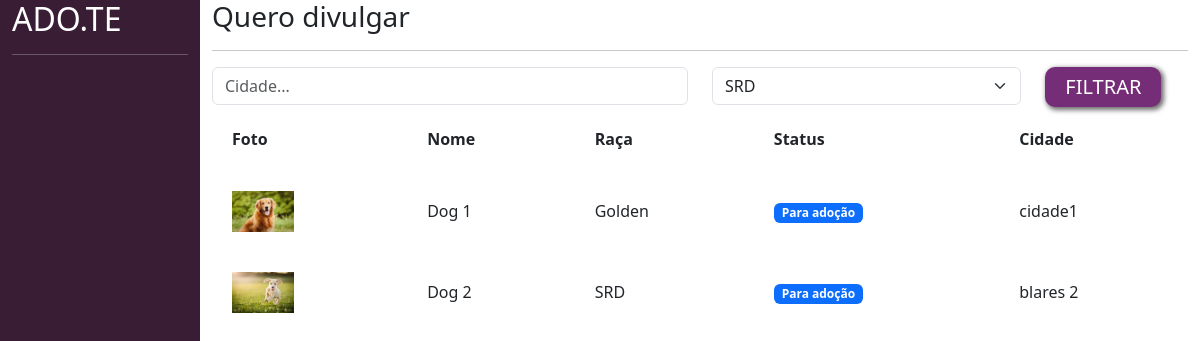
The page /adotar/ (signed in) on the database as committed earlier.
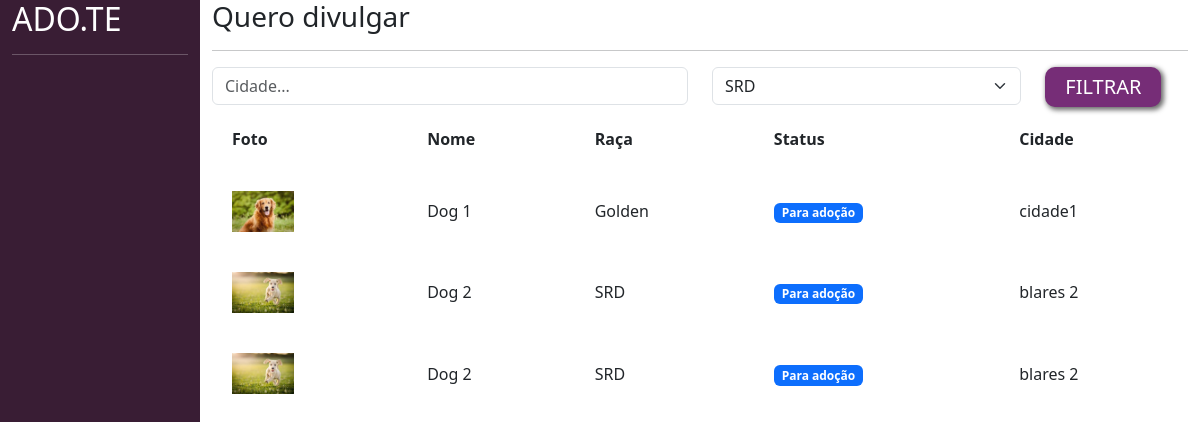
The same page on the database as committed later.
### divulgar/models.py (models this page shows, shortened)
class Pet(models.Model):
    choices_status = (('P', 'Para adoção'),
                      ('A', 'Adotado'))
    usuario = models.ForeignKey(User, on_delete=models.DO_NOTHING)
    foto = models.ImageField(upload_to="fotos_pets")
    nome = models.CharField(max_length=100)
    descricao = models.TextField()
    estado = models.CharField(max_length=50)
    cidade = models.CharField(max_length=50)
    telefone = models.CharField(max_length=50)
    tags = models.ManyToManyField(Tag)
    raca = models.ForeignKey(Raca, on_delete=models.DO_NOTHING)
    status = models.CharField(max_length=1, choices=choices_status, default='P')

class Raca(models.Model):
  raca = models.CharField(max_length=50)
  def __str__(self):
    return self.raca

### adotar/views.py (the view)
# urls.py: path('', views.listar_pets, name="listar_pets"),
@login_required
def listar_pets(request):
    if request.method == "GET":
        pets = Pet.objects.filter(status="P")
        racas = Raca.objects.all()
        cidade = request.GET.get('cidade')
        raca_filter = request.GET.get('raca')
        if cidade:
            pets = pets.filter(cidade__icontains=cidade)    #isso serve para quando precisa pesquisar algo, mas por caracteres
        if raca_filter:
            pets = pets.filter(raca__id=raca_filter)       #filtrar pelo ID do pet
            raca_filter = Raca.objects.get(id=raca_filter)
        return render(request, 'listar_pets.html', {'pets': pets, 'racas': racas, 'cidade':cidade, 'raca_filter':raca_filter})

### adotar/templates/listar_pets.html (shortened to what this page needs)
{% load static %}
<!doctype html>
<html lang="pt-BR">
    <head>
    <link href="https://cdn.jsdelivr.net/npm/bootstrap@5.3.0-alpha1/dist/css/bootstrap.min.css" rel="stylesheet">
    <link href="{% static 'usuarios/css/cadastro.css' %}" rel="stylesheet">
    <link href="{% static 'adotar/css/listar_pets.css' %}" rel="stylesheet">
    </head>
    <body>
        <div class="container-fluid">
            <div class="row">
                <div class="col-md-2 bg-side sidebar">
                    <h2>ADO.TE</h2>
                    <hr>
                </div>
                <div class="col-md">
                    <div class="wrapper">
                        <div class="box width80">
                            <h3 class="font-vinho">Quero divulgar</h3>
                            <hr>
                            <form action="" method="">
                                <div class="row">
                                    <div class="col-md-6">
                                        <input type="text" placeholder="Cidade..." value="{% if cidade %} {{cidade}}{% endif %}" name="cidade" class="form-control">
                                    </div>
                                    <div class="col-md-4">
                                        <select class="form-select" name="raca">
                                          {% for raca in racas %}
                                          <option {% if raca_filter.id == raca.id%} selected {% endif %} value="{{raca.id}}">{{raca}}</option>
                                          {% endfor%}
                                        </select>
                                    </div>
                                    <div class="col-md-2">
                                        <input type="submit" class="btn-custom-secondary" value="FILTRAR">
                                    </div>
                                </div>
                            </form>
                             <table class="tabela" cellpadding="20">
                                <tr>
                                    <th>Foto</th>
                                    <th>Nome</th>
                                    <th>Raça</th>
                                    <th>Status</th>
                                    <th>Cidade</th>
                                </tr>
                                {% for pet in pets%}
                                    <tr class="tabela-linha">
                                        <td width="20%">
                                            <a href="{% url 'ver_pet' pet.id %}"><img width="40%" src="{{pet.foto.url}}"></a>
                                        </td>
                                        <td>
                                            {{pet.nome}}
                                        </td>
                                        <td>
                                            {{pet.raca}}
                                        </td>
                                        <td>
                                            {% if pet.status == "P" %}
                                                <span class="badge text-bg-primary">Para adoção</span>
                                            {% elif pet.status == "A" %}
                                                <span class="badge text-bg-success">Adotado</span>
                                            {% endif%}
                                        </td>
                                        <td>
                                            {{pet.cidade}}
                                        </td>
                                    </tr>
                                {% endfor %}
                            </table>
                        </div>
                    </div>
                </div>
            </div>
        </div>
    </body>
</html>

Rows that differ between the two databases and show on the page:
added Pet: foto (picture), nome "Dog 2", raca "SRD", status "Para adoção", cidade "blares 2"
